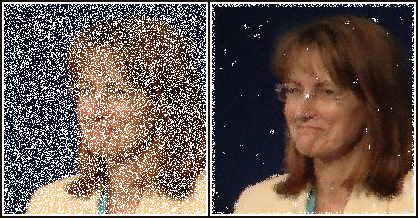
#> input picture CCF 394 - PDI/Aula 2/Questão 2/FiltroMediana.png, 418 x 218 px
$ python FiltroMediana.py
#> lines starting #> are read from the running program, lines starting #| are printed output that depends on the picture
import cv2

img = cv2.imread('FiltroMediana.png')
#> img is the input picture: shape (218, 418, 3); mean B, G, R 84.2, 91.3, 108.1
imgCinza = cv2.cvtColor(img, cv2.COLOR_BGR2GRAY)
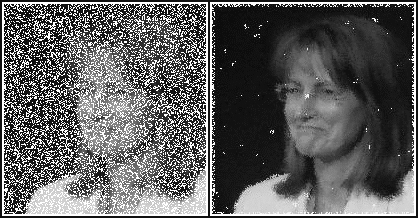
#> imgCinza: shape (218, 418); min 12, max 255, mean 95.5
Fmed = cv2.medianBlur(img, 5)
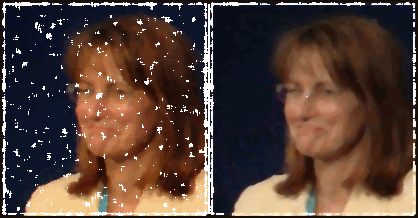
#> Fmed: shape (218, 418, 3); mean B, G, R 56.1, 65, 85.8
FmedCinza = cv2.medianBlur(imgCinza,5)
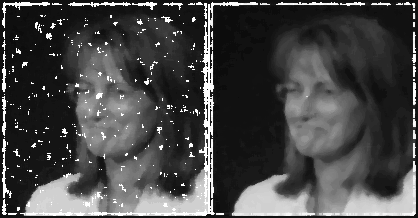
#> FmedCinza: shape (218, 418); min 12, max 255, mean 70
cv2.imshow('Filtro mediana', Fmed)
cv2.imwrite('Filtro_mediana.png', Fmed)
cv2.imshow('Filtro mediana Cinza', FmedCinza)
cv2.imwrite('Filtro_mediana_Cinza.png', FmedCinza)
cv2.imshow('Imagem original', img)
cv2.imwrite('Imagem_original.png', img)
cv2.imshow('Imagem original Cinza', imgCinza)
cv2.imwrite('Imagem_original_Cinza.png', imgCinza)
cv2.waitKey(0)
cv2.destroyAllWindows()
